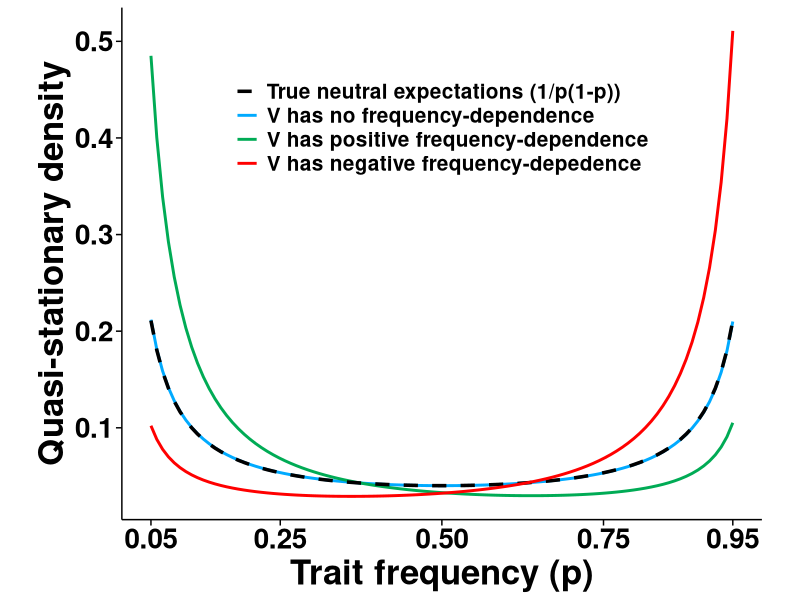
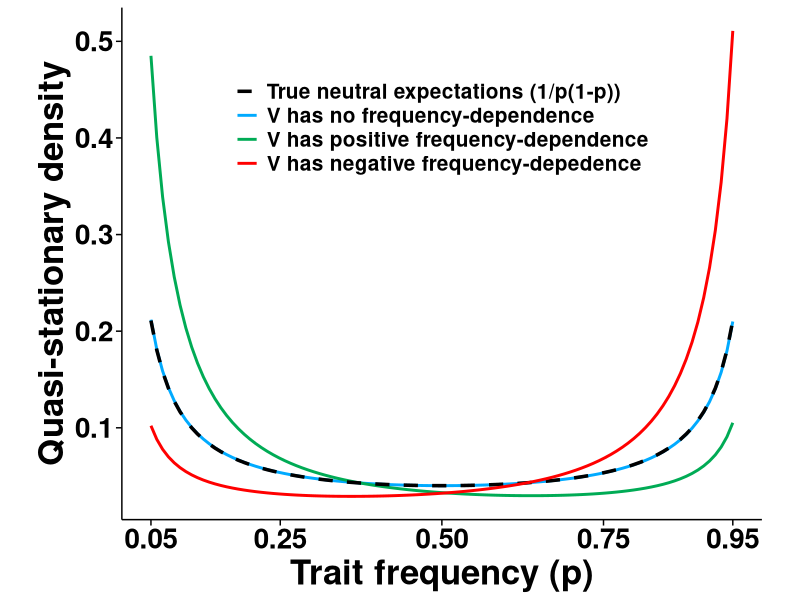

R code for these plots, in order:
############################
# Plot the steady state solution of the ecological rate modulation example
# introduced in the main text
# To illustrate the slow mechanism of noise-induced selection
# Written by Shikhara Bhat
# JGU Mainz, Germany
# Date: Thu Jan 25 16:06:49 2024
###########################
#Import required packages
library(ggplot2)

##########################
#parameter values
a = 0.05
b = 50
c = 10

###########################
#Define the functions we will be plotting

pvec <- seq(0.1,0.9,0.05)
#pvec will be used to determine the normalization constant
# and thus the y values of our density plots
#we need it because the actual functions blow up at p=0 and p=1 and are thus
#not normalizable (because p=0 and p=1 are absorbing states and the system
#is consequently not ergodic)

no_freq_dep_nonnormal <- function(p,a,c){
  alpha <- 2*a/c
  return ((1/(p*(1-p)))*exp(-alpha*p))
}

no_freq_dep <- function(p,a,c){
  N = sum(sapply(pvec,no_freq_dep_nonnormal,a,c))
  return (no_freq_dep_nonnormal(p,a,c)/N)
}

freq_dep_nonnormal <- function(p,a,b,c){
  gamma <- (2*a)/(b-a)
  return ((1/(p*(1-p)))*((b-a)*p + c)**(-(((2*a)/(b-a))+1)))
}

freq_dep <- function(p,a,b,c){
  N = sum(sapply(pvec,freq_dep_nonnormal,a,b,c))
  return (freq_dep_nonnormal(p,a,b,c)/N)
}

neutral_exp_nonnormal <- function(p){
  return (1/(p*(1-p)))
}

neutral_exp <- function(p){
  N = sum(sapply(pvec,neutral_exp_nonnormal))
  return (neutral_exp_nonnormal(p)/N)
}

#########################
#plotting

p <- ggplot(x=pvec) + geom_function(fun=no_freq_dep,args=list(a=a,c=c),linewidth=1,alpha=1,aes(color='b')) + geom_function(fun=freq_dep,args=list(a=a,b=b,c=c), alpha=1,linewidth=1, aes(color='c'))

p <- p + geom_function(fun=neutral_exp,linewidth=1.2,linetype='dashed',aes(color="a"))

p <- p + geom_function(fun=freq_dep, linewidth=1, alpha=1, args=list(a=a,b=-0.17*b,c=c), aes(color='d'))

p <- p + scale_color_manual(values=c("#000000","#00aaff","#00ab55","#ff0000"),labels=c("True neutral expectations (1/p(1-p))","V has no frequency-dependence","V has positive frequency-dependence","V has negative frequency-depedence"))


#aesthetics
p <- p + theme_light() + ylab('Quasi-stationary density') + xlab("Trait frequency (p)")
p <- p  + scale_x_continuous(breaks=c(0.05,0.25,0.5,0.75,0.95),limits=c(0.05,0.95)) 
p <- p + labs(color='')
p <- p + theme(panel.border = element_blank(), axis.line = element_line(colour = "black"), panel.grid.major = element_blank(), panel.grid.minor = element_blank())
p <- p + theme(axis.text = element_text(face = 'bold', color = 'black',size = 20))
p <- p + theme(axis.title = element_text(face = 'bold',color = 'black',size = 25))
p <- p + theme(legend.title = element_text(face = 'bold',color = 'black',size = 20))
p <- p + theme(legend.text = element_text(face = 'bold',color = 'black',size = 15))
p <- p + theme(legend.position = c(0.5, 0.8))
p <- p + theme(axis.ticks.length = unit(.15, "cm")) + theme(axis.ticks = element_line(color='black',linewidth=0.5))
p <- p + theme(aspect.ratio = 0.8)
p

#save to file
ggsave('./plots/slow_mechanism.svg',p,width=9.42,height=7.26,units='in')


